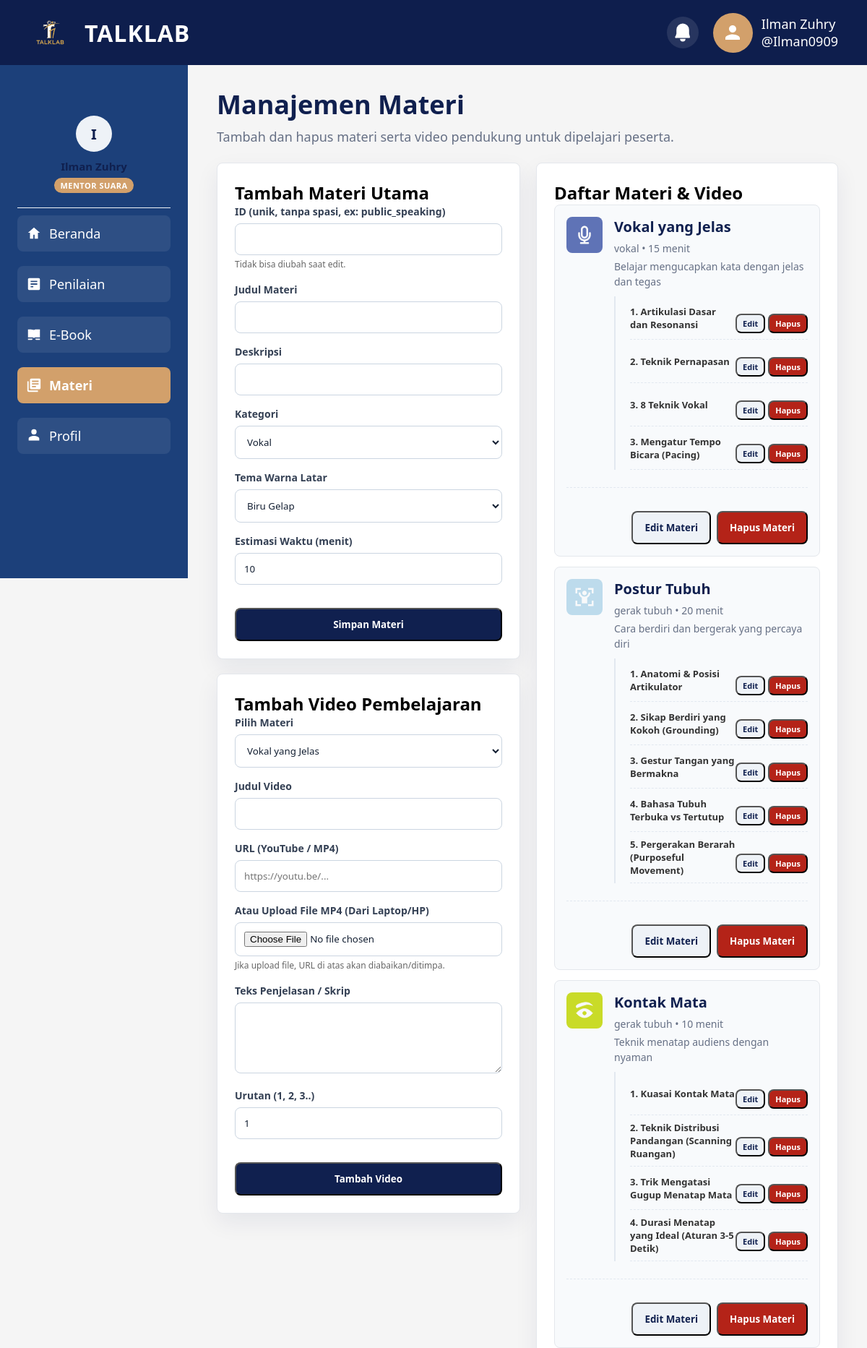
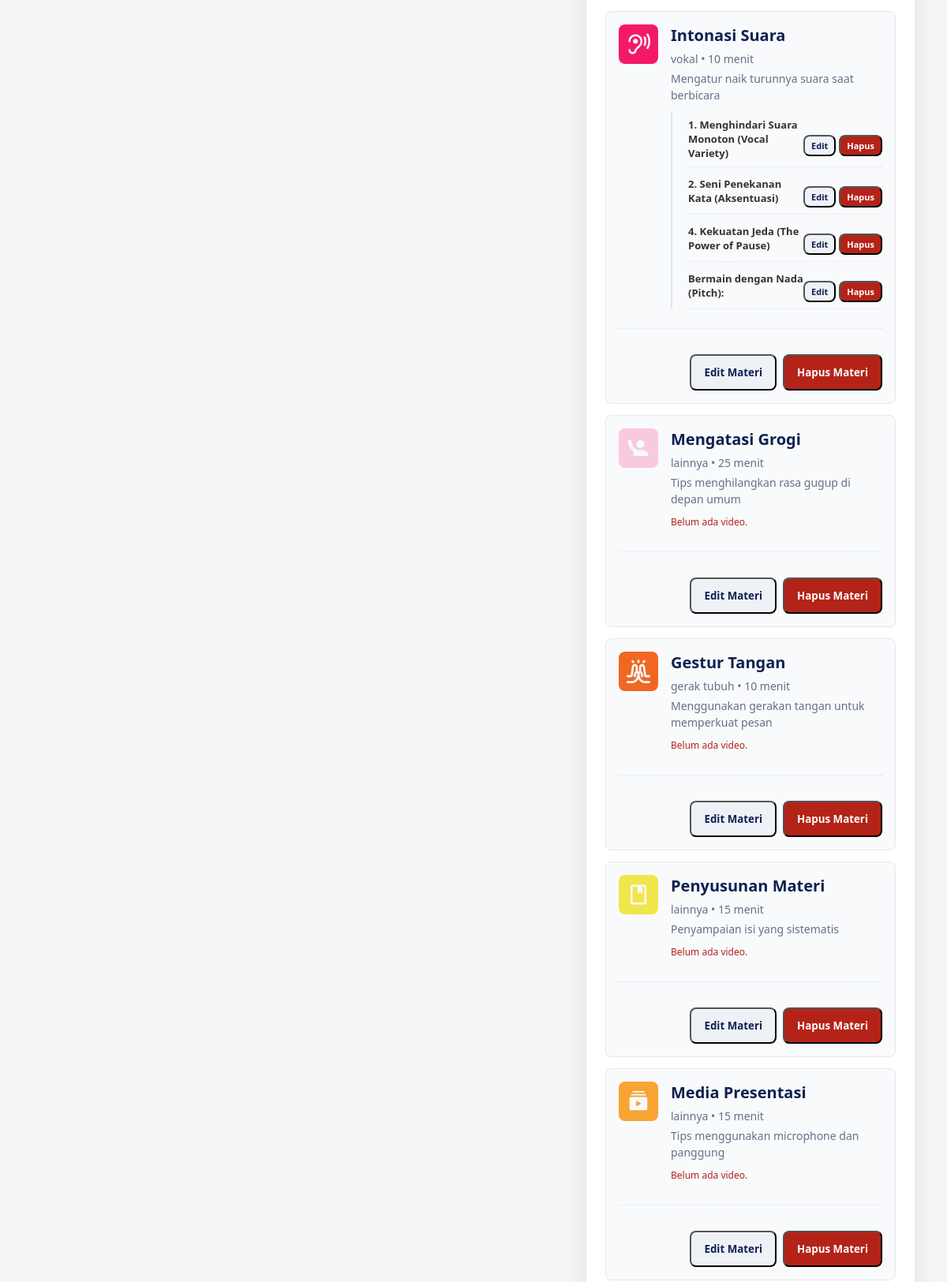
/admin/materi.php (signed in, upper part), run on the app's committed database (2 pictures, top to bottom).
### tables this page shows
CREATE TABLE `materials` (
  `id` varchar(50) NOT NULL,
  `title` varchar(100) NOT NULL,
  `description` varchar(255) NOT NULL,
  `category` varchar(50) NOT NULL,
  `time_minutes` int(11) NOT NULL DEFAULT 10,
  `icon_file` varchar(50) NOT NULL,
  `color_class` varchar(30) NOT NULL,
  `created_at` datetime NOT NULL DEFAULT current_timestamp()
);

CREATE TABLE `material_videos` (
  `id` int(10) UNSIGNED NOT NULL,
  `material_id` varchar(50) NOT NULL,
  `title` varchar(255) NOT NULL,
  `video_url` varchar(255) NOT NULL,
  `script` text NOT NULL,
  `order_index` int(11) NOT NULL DEFAULT 0
);

### admin/materi.php (the view, shortened to what the rows shown need)
<?php
require_once '../core.php';
$app = new manz();
$materials = $app->getMaterials();
?>
<!DOCTYPE html>
<html lang="id">
<head>
</head>
<body>
    <?php include 'inc/header.php'; ?>
    <main>
        <h1 class="admin-page-title">Manajemen Materi</h1>
        <section class="materi-layout">
            <div>
                <article class="admin-panel" style="margin-bottom:20px;">
                    <h2 id="form_material_title">Tambah Materi Utama</h2>
                </article>
                <article class="admin-panel">
                    <h2 id="form_video_title">Tambah Video Pembelajaran</h2>
                </article>
            </div>
            <article class="admin-panel">
                <h2>Daftar Materi & Video</h2>
                <div class="materi-list">
                    <?php foreach ($materials as $mat): ?>
                        <div class="admin-card materi-item">
                            <div class="materi-icon <?= htmlspecialchars($mat['color_class']) ?>">
                                <img src="../<?= htmlspecialchars($mat['icon_file']) ?>" width="30" height="30" onerror="this.style.display='none'">
                            </div>
                            <div style="min-width:0;">
                                <h2><?= htmlspecialchars($mat['title']) ?></h2>
                                <p><?= htmlspecialchars($mat['category']) ?> • <?= (int) $mat['time_minutes'] ?> menit</p>
                                <p><?= htmlspecialchars($mat['description']) ?></p>
                                <?php
                                $videos = $app->getMaterialVideos($mat['id']);
                                if (!empty($videos)):
                                ?>
                                <div class="video-list">
                                    <?php foreach ($videos as $vid): ?>
                                    <div class="video-item">
                                        <div style="font-size:13px; color:#333;">
                                            <strong><?= htmlspecialchars($vid['title']) ?></strong>
                                        </div>
                                        <div style="display: flex; gap: 4px;">
                                            <button type="button" class="admin-button secondary" style="padding: 4px 8px; font-size: 11px;" onclick="editVideo(<?= htmlspecialchars(json_encode($vid)) ?>)">Edit</button>
                                            <form method="POST" style="margin:0;" onsubmit="return confirm('Hapus video ini?');">
                                                <button class="admin-button danger" style="padding: 4px 8px; font-size: 11px;" type="submit">Hapus</button>
                                            </form>
                                        </div>
                                    </div>
                                    <?php endforeach; ?>
                                </div>
                                <?php else: ?>
                                    <p style="font-size:12px; color:#b42318; margin-top:10px;">Belum ada video.</p>
                                <?php endif; ?>
                            </div>
                            <div class="materi-actions">
                                <button type="button" class="admin-button secondary" onclick="editMaterial(<?= htmlspecialchars(json_encode($mat)) ?>)">Edit Materi</button>
                                <form method="POST" style="margin:0;" onsubmit="return confirm('Menghapus materi ini akan menghapus semua videonya juga. Lanjutkan?');">
                                    <button class="admin-button danger" type="submit">Hapus Materi</button>
                                </form>
                            </div>
                        </div>
                    <?php endforeach; ?>
                </div>
            </article>
        </section>
    </main>
</body>
</html>

### data on the page
materials: icon_file (picture), title "Vokal yang Jelas", category "vokal", time_minutes "15", description "Belajar mengucapkan kata dengan jelas dan tegas"
material_videos: title "1. Artikulasi Dasar dan Resonansi"
material_videos: title "2. Teknik Pernapasan"
material_videos: title "3. 8 Teknik Vokal"
material_videos: title "3. Mengatur Tempo Bicara (Pacing)"
materials: icon_file (picture), title "Postur Tubuh", category "gerak tubuh", time_minutes "20", description "Cara berdiri dan bergerak yang percaya diri"
material_videos: title "1. Anatomi & Posisi Artikulator"
material_videos: title "2. Sikap Berdiri yang Kokoh (Grounding)"
material_videos: title "3. Gestur Tangan yang Bermakna"
material_videos: title "4. Bahasa Tubuh Terbuka vs Tertutup"
material_videos: title "5. Pergerakan Berarah (Purposeful Movement)"
materials: icon_file (picture), title "Kontak Mata", category "gerak tubuh", time_minutes "10", description "Teknik menatap audiens dengan nyaman"
material_videos: title "1. Kuasai Kontak Mata"
material_videos: title "2. Teknik Distribusi Pandangan (Scanning Ruangan)"
material_videos: title "3. Trik Mengatasi Gugup Menatap Mata"
material_videos: title "4. Durasi Menatap yang Ideal (Aturan 3-5 Detik)"
materials: icon_file (picture), title "Intonasi Suara", category "vokal", time_minutes "10", description "Mengatur naik turunnya suara saat berbicara"
material_videos: title "1. Menghindari Suara Monoton (Vocal Variety)"
material_videos: title "2. Seni Penekanan Kata (Aksentuasi)"
material_videos: title "4. Kekuatan Jeda (The Power of Pause)"
material_videos: title "Bermain dengan Nada (Pitch):"
materials: icon_file (picture), title "Mengatasi Grogi", category "lainnya", time_minutes "25", description "Tips menghilangkan rasa gugup di depan umum", shows "Belum ada video."
materials: icon_file (picture), title "Gestur Tangan", category "gerak tubuh", time_minutes "10", description "Menggunakan gerakan tangan untuk memperkuat pesan", shows "Belum ada video."
materials: icon_file (picture), title "Penyusunan Materi", category "lainnya", time_minutes "15", description "Penyampaian isi yang sistematis", shows "Belum ada video."
materials: icon_file (picture), title "Media Presentasi", category "lainnya", time_minutes "15", description "Tips menggunakan microphone dan panggung", shows "Belum ada video."

### other printed values
$mentor['name'] "Ilman Zuhry"
$mentor['username'] "Ilman0909"
substr($mentor['name'], 0, 1) "I"
$mentorLabel "MENTOR SUARA"
$menu['label'] "Beranda"
$menu['label'] "Penilaian"
$menu['label'] "E-Book"
$menu['label'] "Materi"
$menu['label'] "Profil"
form field material_id "Vokal yang Jelas"
